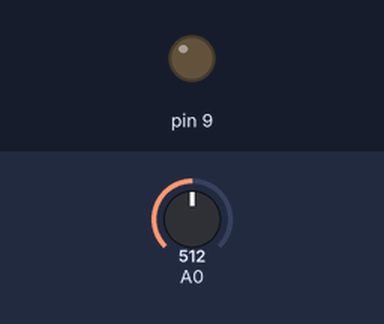
Simulated run of this sketch. Board: Arduino Uno, built with avr-gcc and run on an emulated ATmega328P. On the bench: output pins drawn as LEDs (lit = HIGH). The test bench sets the inputs (shaded band); at power-on: A0 = 512.

Above: at 1.2 s.
1.3 s: A0 set to 716
At 1.8 s:
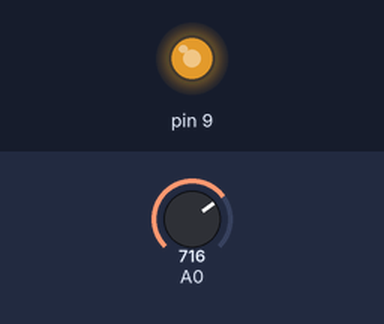
2.8 s: A0 set to 752
4.3 s: A0 set to 775
At 5.3 s:
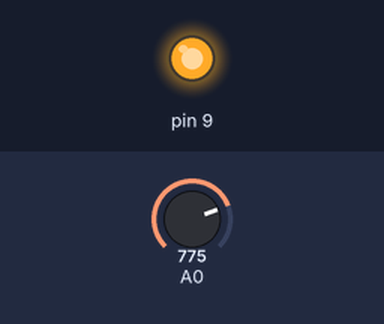
5.8 s: A0 set to 511
At 6.5 s:
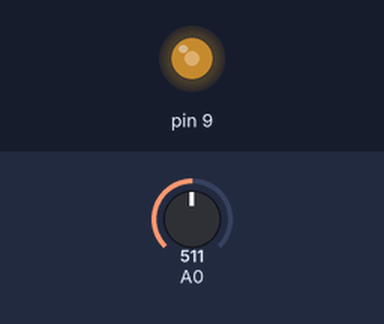
7.3 s: A0 set to 267
8.8 s: A0 set to 245
At 9.9 s:
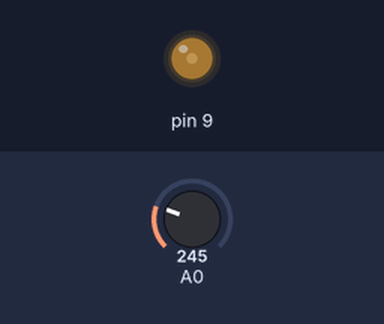
Timing chart, 0 to 11.3 s (numbered marks = the images above; inputs shaded):
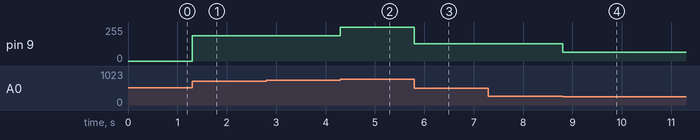

Measured:
- the behaviour switches between 767 and 768 on A0 (found by bisection; images 1 and 2)
- the behaviour switches between 256 and 255 on A0 (found by bisection; images 3 and 4)
- after the input at 1.3 s, pin 9: 0/255 → 191/255 at once
- after the input at 2.8 s, every drawn part: stays the same
- after the input at 4.3 s, pin 9: 191/255 → 255/255 at once
- after the input at 5.8 s, pin 9: 255/255 → 128/255 at once
- after the input at 7.3 s, every drawn part: stays the same
- after the input at 8.8 s, pin 9: 128/255 → 64/255 at once

The sketch:

potenciometro_1.ino
```cpp
void setup()
{
	pinMode(9, OUTPUT);
}

void loop()
{
  if(analogRead(A0)== 0) //0%
  {
  	analogWrite(9,0);
  }
  if(analogRead(A0)>0 && analogRead(A0)<256) //25%
  {
  	analogWrite(9,64);
  }
  if(analogRead(A0)>256 && analogRead(A0)<512) //50%
  {
  	analogWrite(9,128);
  }
  if(analogRead(A0)>512 && analogRead(A0)<767) //75%
  {
  	analogWrite(9,191);
  }
  if(analogRead(A0)>767 && analogRead(A0)<1023) //100%
  {
  	analogWrite(9,255);
  }
}
```
